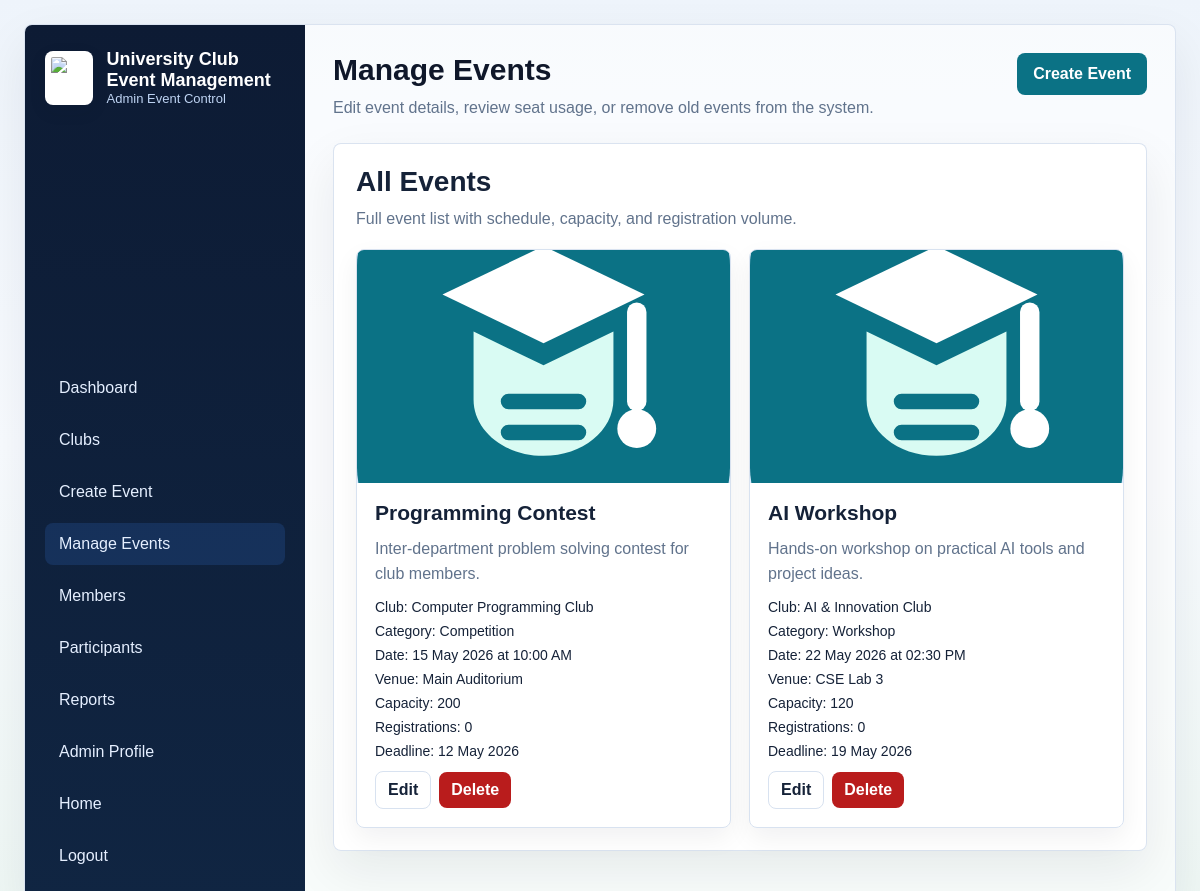
The app's page /admin/manage-events.php (signed in) with its own data.
### tables this page shows
CREATE TABLE IF NOT EXISTS events (
    event_id INT AUTO_INCREMENT PRIMARY KEY,
    club_id INT DEFAULT NULL,
    title VARCHAR(200) NOT NULL,
    description TEXT,
    image_path VARCHAR(255) DEFAULT NULL,
    category VARCHAR(80) DEFAULT 'General',
    event_date DATE NOT NULL,
    event_time TIME DEFAULT NULL,
    registration_deadline DATE DEFAULT NULL,
    venue VARCHAR(150) NOT NULL,
    capacity INT NOT NULL,
    created_by INT DEFAULT NULL,
    created_by_club_admin INT DEFAULT NULL,
    created_at TIMESTAMP DEFAULT CURRENT_TIMESTAMP,
    CONSTRAINT chk_events_capacity CHECK (capacity > 0 AND capacity <= 500),
    CONSTRAINT fk_events_club FOREIGN KEY (club_id) REFERENCES clubs(club_id) ON DELETE SET NULL,
    CONSTRAINT fk_events_admin FOREIGN KEY (created_by) REFERENCES admins(admin_id) ON DELETE SET NULL,
    CONSTRAINT fk_events_club_admin FOREIGN KEY (created_by_club_admin) REFERENCES club_admins(club_admin_id) ON DELETE SET NULL
);

CREATE TABLE IF NOT EXISTS clubs (
    club_id INT AUTO_INCREMENT PRIMARY KEY,
    name VARCHAR(150) NOT NULL UNIQUE,
    category VARCHAR(80) DEFAULT 'General',
    advisor_name VARCHAR(120) DEFAULT NULL,
    advisor_email VARCHAR(120) DEFAULT NULL,
    description TEXT,
    logo_path VARCHAR(255) DEFAULT 'assets/images/club_logo.svg',
    status ENUM('active', 'inactive') DEFAULT 'active',
    created_at TIMESTAMP DEFAULT CURRENT_TIMESTAMP
);

### backend/db.php (called while the page is built, shortened)
<?php
function e(string $value): string
{
    return htmlspecialchars($value, ENT_QUOTES, 'UTF-8');
}
function eventImageUrl(?string $path, string $prefix = ''): string
{
    $cleanPath = trim((string) $path);
    if ($cleanPath !== '') {
        return e($prefix . ltrim($cleanPath, '/'));
    }
    return e($prefix . 'assets/images/club_logo.svg');
}

### admin/manage-events.php (the view, shortened to what this page needs)
<?php
require_once __DIR__ . '/../backend/db.php';
$events = $conn->query(
    'SELECT e.event_id, e.title, e.description, e.image_path, e.category, e.event_date, e.event_time,
            e.registration_deadline, e.venue, e.capacity, c.name AS club_name,
            COUNT(r.registration_id) AS total_registrations
     FROM events e
     LEFT JOIN clubs c ON c.club_id = e.club_id
     LEFT JOIN registrations r ON r.event_id = e.event_id
     GROUP BY e.event_id, e.title, e.description, e.image_path, e.category, e.event_date,
              e.event_time, e.registration_deadline, e.venue, e.capacity, c.name
     ORDER BY e.event_date ASC'
);
?>
<!DOCTYPE html>
<html lang="en">
<head>
    <link rel="stylesheet" href="../student/style.css">
</head>
<body class="app-page">
    <div class="app-shell">
        <aside class="sidebar">
            <div>
                <div class="brand-row">
                    <img src="../assets/images/puc_logo.png" alt="PUC Logo" class="brand-logo">
                    <div class="brand-copy">
                        <strong>University Club Event Management</strong>
                        <span>Admin Event Control</span>
                    </div>
                </div>
            </div>
            <div>
                <nav class="nav-links">
                    <a href="admin-dashboard.php">Dashboard</a>
                    <a href="manage-clubs.php">Clubs</a>
                    <a href="create-event.php">Create Event</a>
                    <a href="manage-events.php" class="active">Manage Events</a>
                    <a href="manage-students.php">Members</a>
                    <a href="manage-participants.php">Participants</a>
                    <a href="reports.php">Reports</a>
                    <a href="profile.php">Admin Profile</a>
                    <a href="../index.php">Home</a>
                    <a href="../backend/logout.php?admin=1">Logout</a>
                </nav>
            </div>
        </aside>
        <main class="content">
            <section class="topbar">
                <div>
                    <h1>Manage Events</h1>
                    <p class="muted">Edit event details, review seat usage, or remove old events from the system.</p>
                </div>
                <div class="topbar-actions">
                    <a class="button-link" href="create-event.php">Create Event</a>
                </div>
            </section>
            <section class="panel">
                <div class="section-head">
                    <h2>All Events</h2>
                    <p class="muted">Full event list with schedule, capacity, and registration volume.</p>
                </div>
                <div class="card-grid">
                    <?php if (!$events || $events->num_rows === 0): ?>
                        <div class="empty-state">No events found.</div>
                    <?php else: ?>
                        <?php while ($event = $events->fetch_assoc()): ?>
                            <article class="event-media-card">
                                <div class="event-thumb">
                                    <img src="<?= eventImageUrl($event['image_path'], '../'); ?>" alt="<?= e($event['title']); ?>">
                                </div>
                                <div class="event-body">
                                    <h3><?= e($event['title']); ?></h3>
                                    <p><?= e($event['description'] ?: 'No description available yet.'); ?></p>
                                    <div class="meta-list">
                                        <span>Club: <?= e($event['club_name'] ?: 'Unassigned'); ?></span>
                                        <span>Category: <?= e($event['category']); ?></span>
                                        <span>Date: <?= e(date('d M Y', strtotime($event['event_date']))); ?><?= $event['event_time'] ? ' at ' . e(date('h:i A', strtotime($event['event_time']))) : ''; ?></span>
                                        <span>Venue: <?= e($event['venue']); ?></span>
                                        <span>Capacity: <?= e((string) $event['capacity']); ?></span>
                                        <span>Registrations: <?= e((string) $event['total_registrations']); ?></span>
                                        <?php if ($event['registration_deadline']): ?>
                                            <span>Deadline: <?= e(date('d M Y', strtotime($event['registration_deadline']))); ?></span>
                                        <?php endif; ?>
                                    </div>
                                    <div class="table-actions">
                                        <a class="button-link ghost small-btn" href="manage-events.php?edit=<?= e((string) $event['event_id']); ?>">Edit</a>
                                        <form method="post" class="mini-form">
                                            <button type="submit" class="small-btn danger-btn">Delete</button>
                                        </form>
                                    </div>
                                </div>
                            </article>
                        <?php endwhile; ?>
                    <?php endif; ?>
                </div>
            </section>
        </main>
    </div>
</body>
</html>

### student/style.css (style rules this page uses)
* { box-sizing: border-box; margin: 0; padding: 0; }
:root { --bg: #edf3fb; --surface: #ffffff; --surface-soft: #f7faff; --surface-strong: #0d1b34; --text: #152238; --muted: #61738c; --border: #d8e2f0; --primary: #0b7285; --primary-dark: #085c6a; --accent: #1d4ed8; --success: #15803d; --warning: #b45309; --danger: #b91c1c; --shadow: 0 20px 50px rgba(15, 23, 42, 0.08); }
html { scroll-behavior: smooth; }
body { min-height: 100vh; font-family: Arial, Helvetica, sans-serif; color: var(--text); background: linear-gradient(180deg, #eef4fb 0%, #f8fbff 48%, #eef7f4 100%); }
a { color: var(--accent); text-decoration: none; }
img { display: block; max-width: 100%; }
input, textarea, select, button { font: inherit; }
button, .button-link { display: inline-flex; align-items: center; justify-content: center; gap: 8px; border: none; border-radius: 8px; background: var(--primary); color: #fff; cursor: pointer; padding: 12px 16px; font-weight: 700; transition: background 0.2s ease, transform 0.2s ease; }
.button-link.ghost, .ghost-btn { background: #fff; color: var(--text); border: 1px solid var(--border); }
.brand-row { display: flex; align-items: center; gap: 14px; }
.brand-logo { width: 54px; height: 54px; object-fit: contain; border-radius: 8px; background: #fff; padding: 6px; box-shadow: 0 6px 18px rgba(15, 23, 42, 0.08); }
.brand-copy strong { display: block; font-size: 18px; }
.brand-copy span { display: block; color: var(--muted); font-size: 13px; }
.hero-copy, .hero-panel, .feature-card, .stat-card, .info-card, .panel, .auth-card, .quick-card { background: rgba(255, 255, 255, 0.94); border: 1px solid rgba(216, 226, 240, 0.95); border-radius: 8px; box-shadow: var(--shadow); }
.hero-copy h1, .topbar h1, .detail-copy h1 { color: #0f172a; }
.hero-copy p, .muted { color: var(--muted); line-height: 1.6; }
.section-head { margin-bottom: 18px; }
.section-head h2 { font-size: 28px; margin-bottom: 8px; }
.feature-grid, .stats-grid, .card-grid, .quick-grid { display: grid; gap: 18px; }
.app-page { padding: 24px; }
.app-shell { display: grid; grid-template-columns: 280px minmax(0, 1fr); min-height: calc(100vh - 48px); background: rgba(255, 255, 255, 0.58); border: 1px solid rgba(216, 226, 240, 0.95); border-radius: 8px; overflow: hidden; box-shadow: var(--shadow); }
.sidebar { background: linear-gradient(180deg, #0d1b34 0%, #102542 100%); color: #fff; padding: 24px 20px; display: flex; flex-direction: column; justify-content: space-between; gap: 24px; }
.sidebar .brand-copy span, .sidebar .profile-meta span { color: #bfd4f3; }
.nav-links { display: grid; gap: 10px; }
.nav-links a { display: block; color: #e5efff; padding: 12px 14px; border-radius: 8px; }
.nav-links a.active, .nav-links a:hover { background: rgba(59, 130, 246, 0.16); text-decoration: none; }
.content { padding: 28px; overflow: auto; }
.topbar { display: flex; align-items: flex-start; justify-content: space-between; gap: 16px; margin-bottom: 22px; }
.topbar h1 { font-size: 30px; margin-bottom: 8px; }
.topbar-actions { display: flex; gap: 10px; flex-wrap: wrap; }
.panel { padding: 22px; margin-bottom: 22px; }
.card-grid { grid-template-columns: repeat(auto-fit, minmax(260px, 1fr)); }
.event-media-card { background: rgba(255, 255, 255, 0.96); border: 1px solid var(--border); border-radius: 8px; overflow: hidden; box-shadow: 0 10px 26px rgba(15, 23, 42, 0.06); transition: transform 0.18s ease, box-shadow 0.18s ease; }
.event-thumb { aspect-ratio: 16 / 10; background: #dbeafe; overflow: hidden; }
.event-thumb img, .medium-thumb img { width: 100%; height: 100%; object-fit: cover; }
.event-body { padding: 18px; display: grid; gap: 12px; }
.event-body h3 { font-size: 21px; }
.event-body p { color: var(--muted); line-height: 1.55; }
.meta-list { display: grid; gap: 8px; color: var(--text); font-size: 14px; }
.small-btn { width: auto; padding: 9px 12px; }
.danger-btn { background: #b91c1c; }
.table-actions { display: flex; flex-wrap: wrap; gap: 8px; align-items: center; }
.mini-form { display: inline; }

### records on screen
events: image_path (picture), title "Programming Contest", description "Inter-department problem solving contest for club members.", club.name "Computer Programming Club", category "Competition", event_date "15 May 2026", event_time "10:00 AM", venue "Main Auditorium", capacity "200", total_registrations "0", registration_deadline "12 May 2026"
events: image_path (picture), title "AI Workshop", description "Hands-on workshop on practical AI tools and project ideas.", club.name "AI & Innovation Club", category "Workshop", event_date "22 May 2026", event_time "02:30 PM", venue "CSE Lab 3", capacity "120", total_registrations "0", registration_deadline "19 May 2026"
